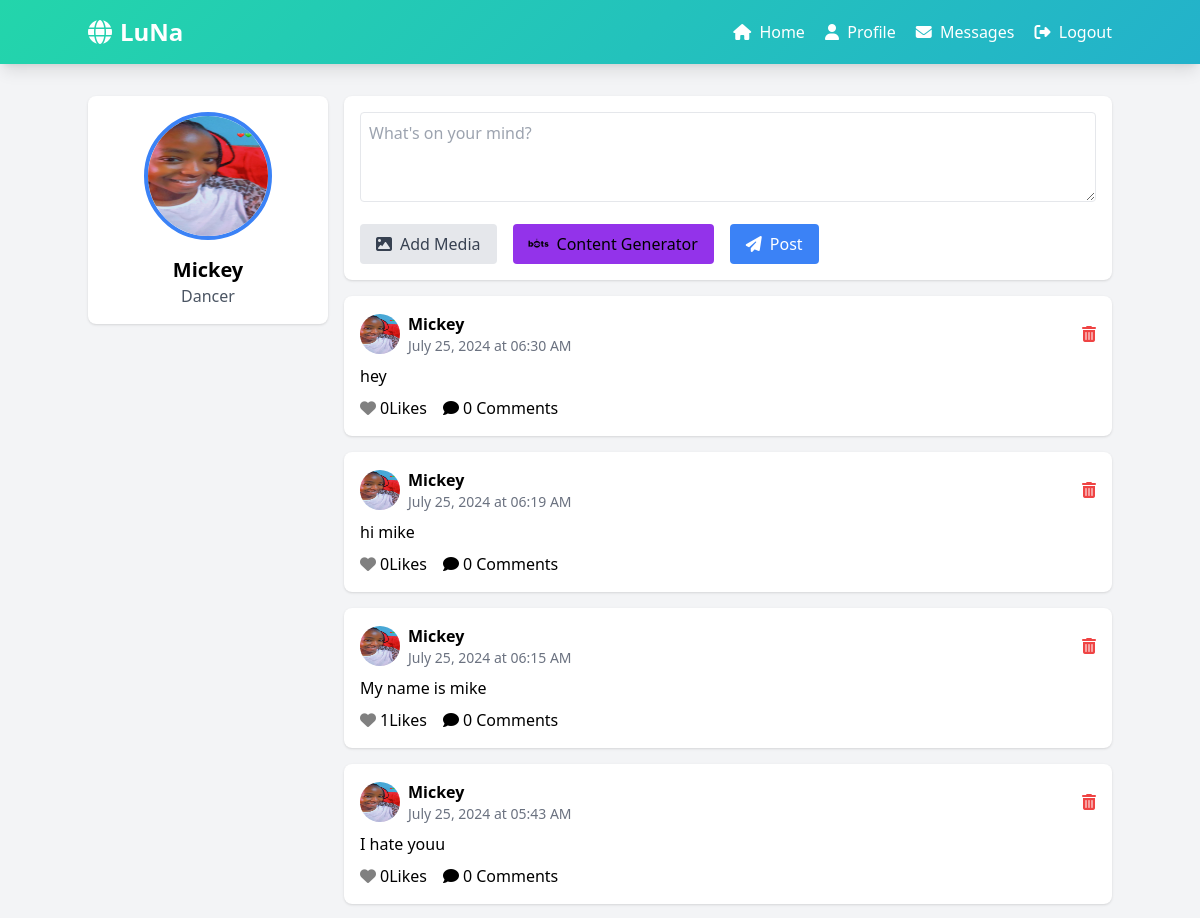
Page / (signed in, upper part) on the earlier database version.
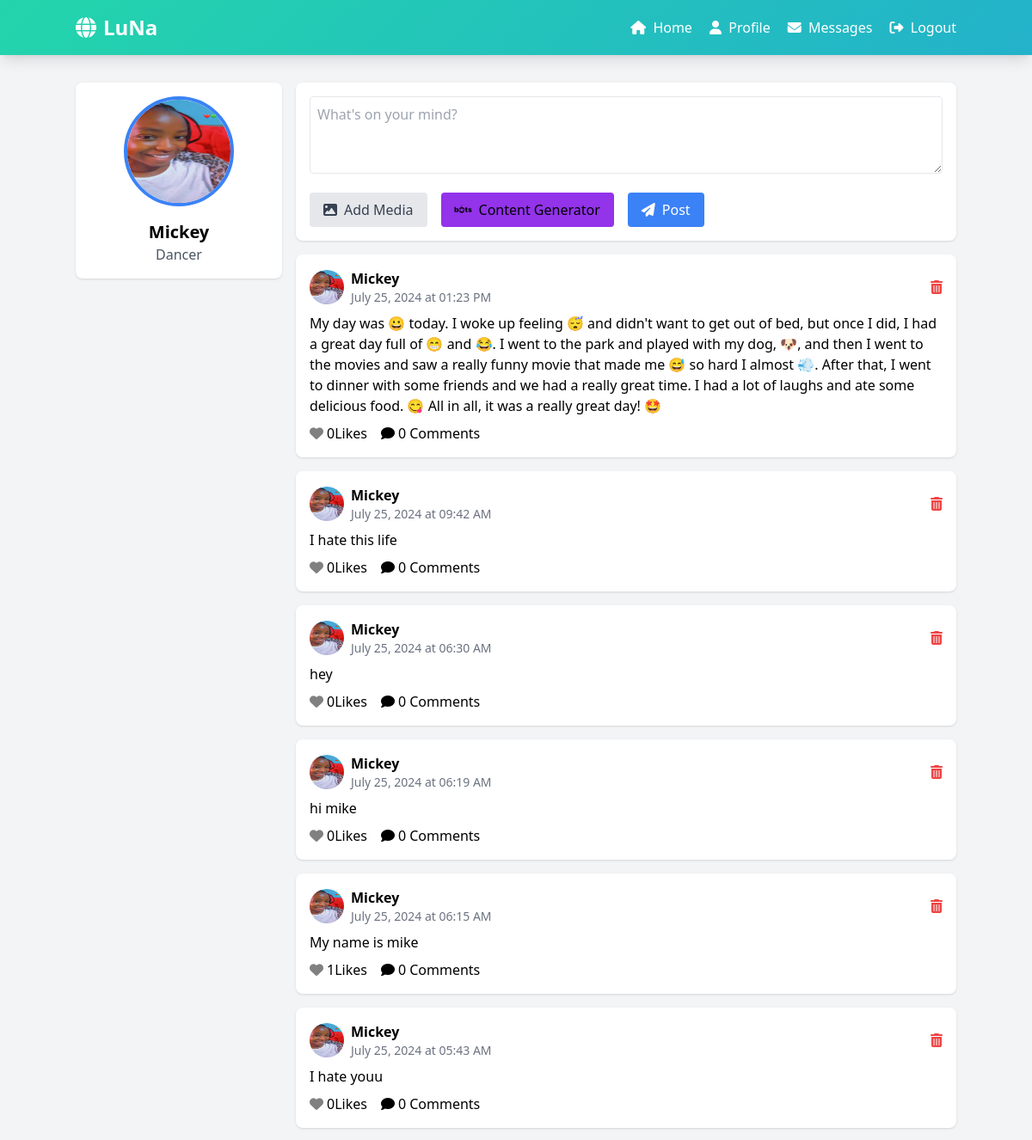
Same page on the later database version.
### models.py (models this page shows, shortened)
class User(UserMixin, db.Model):
    id = db.Column(db.Integer, primary_key=True)
    username = db.Column(db.String(80), unique=True, nullable=False, index=True)
    email = db.Column(db.String(120), unique=True, nullable=False, index=True)
    password_hash = db.Column(db.String(128), nullable=False)
    profile_picture = db.Column(db.String(120), default='default.jpg')
    bio = db.Column(db.Text)
    date_joined = db.Column(db.DateTime, default=lambda: datetime.now(EAT))
    posts = db.relationship('Post', backref='author', lazy='dynamic', cascade="all, delete-orphan")
    comments = db.relationship('Comment', backref='author', lazy='dynamic', cascade="all, delete-orphan")
    following = db.relationship('Follow',
                                foreign_keys='Follow.follower_id',
                                backref='follower',
                                lazy='dynamic',
                                cascade="all, delete-orphan")
    followers = db.relationship('Follow',
                                foreign_keys='Follow.followed_id',
                                backref='followed',
                                lazy='dynamic',
                                cascade="all, delete-orphan")

class Post(db.Model):
    id = db.Column(db.Integer, primary_key=True)
    content = db.Column(db.Text, nullable=False)
    timestamp = db.Column(db.DateTime, default=lambda: datetime.now(EAT))
    user_id = db.Column(db.Integer, db.ForeignKey('user.id'), nullable=False, index=True)
    media_url = db.Column(db.String(120))
    likes = db.relationship('Like', backref='post', lazy='dynamic', cascade="all, delete-orphan")
    comments = db.relationship('Comment', backref='post', lazy='dynamic', cascade="all, delete-orphan")

### app.py (the view)
@app.route('/')
@login_required
def index():
    followed_users = [follow.followed_id for follow in current_user.following]
    posts = Post.query.filter(Post.user_id.in_(followed_users + [current_user.id])).order_by(Post.timestamp.desc()).all()
    return render_template('index.html', posts=posts)

### app.py (called while the page is built)
@login_manager.user_loader
def load_user(user_id):
    return User.query.get(int(user_id))

### templates/index.html (shortened to what this page needs)
<!DOCTYPE html>
<html lang="en">
<head>
    <script src="https://cdn.tailwindcss.com"></script>
    <link rel="stylesheet" href="https://cdnjs.cloudflare.com/ajax/libs/font-awesome/6.4.0/css/all.min.css">
</head>
<body class="bg-gray-100">
    <nav class="gradient-bg p-4 shadow-lg">
        <div class="container mx-auto flex justify-between items-center">
            <a href="/" class="text-white text-2xl font-bold flex items-center">
                <i class="fas fa-globe mr-2"></i>
                LuNa
            </a>
            <div>
                <a href="/" class="text-white mr-4 hover:text-gray-200 transition duration-300"><i class="fas fa-home mr-1"></i> Home</a>
                <a href="/profile/{{ current_user.username }}" class="text-white mr-4 hover:text-gray-200 transition duration-300"><i class="fas fa-user mr-1"></i> Profile</a>
                <a href="/messages" class="text-white mr-4 hover:text-gray-200 transition duration-300"><i class="fas fa-envelope mr-1"></i> Messages</a>
                <a href="/logout" class="text-white hover:text-gray-200 transition duration-300"><i class="fas fa-sign-out-alt mr-1"></i> Logout</a>
            </div>
        </div>
    </nav>
    <div class="flex container mx-auto mt-8">
        <div class="w-1/4 pr-4">
            <div class="bg-white shadow rounded-lg p-4 mb-4 post-card">
                <img src="{{ url_for('static', filename='uploads/' + current_user.profile_picture) }}" alt="Profile Picture" class="w-32 h-32 rounded-full mx-auto mb-4 border-4 border-blue-500">
                <h2 class="text-xl font-bold text-center">{{ current_user.username }}</h2>
                <p class="text-center text-gray-600">{{ current_user.bio }}</p>
            </div>
        </div>
        <div class="w-3/4">
            {% if request.endpoint == 'index' %}
            <form id="create-post-form" action="{{ url_for('post') }}" method="post" enctype="multipart/form-data" class="bg-white shadow rounded-lg p-4 mb-4 post-card">
                <textarea id="post-content" name="content" rows="3" class="w-full p-2 border rounded" placeholder="What's on your mind?" required>{{ original_content or '' }}</textarea>
                <div class="mt-4 flex items-center gap-4">
                    <label for="media-upload" class="cursor-pointer bg-gray-200 hover:bg-gray-300 text-gray-700 py-2 px-4 rounded transition duration-300 flex items-center space-x-2">
                        <i class="fas fa-image"></i>
                        <span>Add Media</span>
                    </label>
                    <a href="https://content-gen-kw4y.onrender.com" class="btn btn-secondary flex items-center space-x-2 py-2 px-4 rounded border-transparent bg-purple-600 hover:bg-purple-700 transition duration-300">
                        <i class="fa-brands fa-bots"></i>
                        <span>Content Generator</span>
                    </a>
                    <button type="submit" class="bg-blue-500 text-white py-2 px-4 rounded hover:bg-blue-600 transition duration-300 flex items-center space-x-2">
                        <i class="fas fa-paper-plane"></i>
                        <span>Post</span>
                    </button>
                </div>
            </form>
            {% endif %}
            {% for post in posts %}
                <div id="post-{{ post.id }}" class="bg-white shadow rounded-lg p-4 mb-4 post-card">
                    <div class="flex items-center mb-2 justify-between">
                        <div class="flex items-center">
                            <img src="{{ url_for('static', filename='uploads/' + post.author.profile_picture) }}" alt="Profile Picture" class="w-10 h-10 rounded-full mr-2">
                            <div>
                                <a href="{{ url_for('profile', username=post.author.username) }}" class="font-bold hover:underline">{{ post.author.username }}</a>
                                <p class="text-gray-500 text-sm">{{ post.timestamp.strftime('%B %d, %Y at %I:%M %p') }}</p>
                            </div>
                        </div>
                        {% if post.author == current_user %}
                            <button onclick="deletePost('{{ post.id }}')" class="text-red-500 hover:text-red-700 transition duration-300">
                                <i class="fas fa-trash-alt"></i>
                            </button>
                        {% endif %}
                    </div>
                    <p class="mb-2">{{ post.content }}</p>
                    <div class="flex items-center">
                        <button class="like-button mr-4 flex items-center {% if current_user in post.likes %}liked{% endif %}" data-post-id="{{ post.id }}">
                            <i class="fas fa-heart mr-1"></i>
                            <span class="like-count">{{ post.likes.count() }}</span> Likes
                        </button>
                        <button class="comment-button flex items-center" onclick="toggleComments('{{ post.id }}')">
                            <i class="fas fa-comment mr-1"></i>
                            <span>{{ post.comments.count() }} Comments</span>
                        </button>
                    </div>
                </div>
            {% endfor %}
        </div>
    </div>
</body>
</html>

### templates/index.html (style rules this page uses)
.gradient-bg { background: linear-gradient(-45deg, #ee7752, #e73c7e, #23a6d5, #23d5ab); background-size: 400% 400%; animation: gradientBG 15s ease infinite; }
.like-button i { transition: color 0.3s ease, transform 0.3s ease; color: gray; }
.post-card { transition: transform 0.3s ease, box-shadow 0.3s ease; }

Differences in the rows shown:
added Post: profile_picture (picture), author.username "Mickey", timestamp "July 25, 2024 at 01:23 PM", content "My day was 😀 today. I woke up feeling 😴 and didn't want to get out of bed, but once I did, I had a great day full of 😁 and 😂. I went to the park and played with my dog, 🐶, and then I went to the movies and saw a really funny movie that made me 😅 so hard I almost 💨. After that, I went to dinner with some friends and we had a really great time. I had a lot of laughs and ate some delicious food. 😋 All in all, it was a really great day! 🤩", likes.count "0", comments.count "0"
added Post: profile_picture (picture), author.username "Mickey", timestamp "July 25, 2024 at 09:42 AM", content "I hate this life", likes.count "0", comments.count "0"
